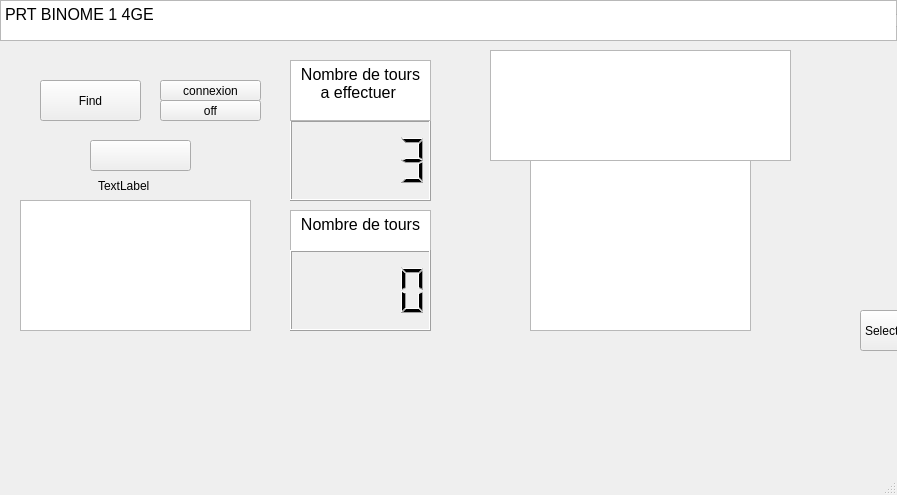
<?xml version="1.0" encoding="UTF-8"?>
<ui version="4.0">
 <class>MainWindow</class>
 <widget class="QMainWindow" name="MainWindow">
  <property name="geometry">
   <rect>
    <x>0</x>
    <y>0</y>
    <width>897</width>
    <height>495</height>
   </rect>
  </property>
  <property name="windowTitle">
   <string>MainWindow</string>
  </property>
  <widget class="QWidget" name="centralwidget">
   <widget class="QComboBox" name="ChoixPoste">
    <property name="geometry">
     <rect>
      <x>860</x>
      <y>310</y>
      <width>111</width>
      <height>41</height>
     </rect>
    </property>
    <item>
     <property name="text">
      <string>Select</string>
     </property>
    </item>
    <item>
     <property name="text">
      <string>1</string>
     </property>
    </item>
    <item>
     <property name="text">
      <string>2</string>
     </property>
    </item>
    <item>
     <property name="text">
      <string>3</string>
     </property>
    </item>
    <item>
     <property name="text">
      <string>4</string>
     </property>
    </item>
    <item>
     <property name="text">
      <string>5</string>
     </property>
    </item>
    <item>
     <property name="text">
      <string>6</string>
     </property>
    </item>
   </widget>
   <widget class="QLCDNumber" name="ToursAFaire">
    <property name="geometry">
     <rect>
      <x>290</x>
      <y>120</y>
      <width>141</width>
      <height>81</height>
     </rect>
    </property>
    <property name="intValue" stdset="0">
     <number>3</number>
    </property>
   </widget>
   <widget class="QPushButton" name="Led">
    <property name="geometry">
     <rect>
      <x>90</x>
      <y>140</y>
      <width>101</width>
      <height>31</height>
     </rect>
    </property>
    <property name="autoFillBackground">
     <bool>true</bool>
    </property>
    <property name="styleSheet">
     <string notr="true"/>
    </property>
    <property name="text">
     <string/>
    </property>
   </widget>
   <widget class="QTextEdit" name="NBTOURS">
    <property name="geometry">
     <rect>
      <x>290</x>
      <y>210</y>
      <width>141</width>
      <height>41</height>
     </rect>
    </property>
    <property name="font">
     <font>
      <pointsize>16</pointsize>
     </font>
    </property>
    <property name="html">
     <string>&lt;!DOCTYPE HTML PUBLIC &quot;-//W3C//DTD HTML 4.0//EN&quot; &quot;http://www.w3.org/TR/REC-html40/strict.dtd&quot;&gt;
&lt;html&gt;&lt;head&gt;&lt;meta name=&quot;qrichtext&quot; content=&quot;1&quot; /&gt;&lt;meta charset=&quot;utf-8&quot; /&gt;&lt;style type=&quot;text/css&quot;&gt;
p, li { white-space: pre-wrap; }
hr { height: 1px; border-width: 0; }
li.unchecked::marker { content: &quot;\2610&quot;; }
li.checked::marker { content: &quot;\2612&quot;; }
&lt;/style&gt;&lt;/head&gt;&lt;body style=&quot; font-family:'Segoe UI'; font-size:16pt; font-weight:400; font-style:normal;&quot;&gt;
&lt;p align=&quot;center&quot; style=&quot; margin-top:0px; margin-bottom:0px; margin-left:0px; margin-right:0px; -qt-block-indent:0; text-indent:0px;&quot;&gt;&lt;span style=&quot; font-size:12pt;&quot;&gt;Nombre de tours&lt;/span&gt;&lt;/p&gt;&lt;/body&gt;&lt;/html&gt;</string>
    </property>
   </widget>
   <widget class="QTextBrowser" name="INSA">
    <property name="geometry">
     <rect>
      <x>490</x>
      <y>50</y>
      <width>301</width>
      <height>111</height>
     </rect>
    </property>
    <property name="html">
     <string>&lt;!DOCTYPE HTML PUBLIC &quot;-//W3C//DTD HTML 4.0//EN&quot; &quot;http://www.w3.org/TR/REC-html40/strict.dtd&quot;&gt;
&lt;html&gt;&lt;head&gt;&lt;meta name=&quot;qrichtext&quot; content=&quot;1&quot; /&gt;&lt;meta charset=&quot;utf-8&quot; /&gt;&lt;style type=&quot;text/css&quot;&gt;
p, li { white-space: pre-wrap; }
hr { height: 1px; border-width: 0; }
li.unchecked::marker { content: &quot;\2610&quot;; }
li.checked::marker { content: &quot;\2612&quot;; }
&lt;/style&gt;&lt;/head&gt;&lt;body style=&quot; font-family:'Segoe UI'; font-size:9pt; font-weight:400; font-style:normal;&quot;&gt;
&lt;p style=&quot; margin-top:0px; margin-bottom:0px; margin-left:0px; margin-right:0px; -qt-block-indent:0; text-indent:0px;&quot;&gt;&lt;img src=&quot;:/prefijoNuevo/insa.png&quot; /&gt;&lt;/p&gt;&lt;/body&gt;&lt;/html&gt;</string>
    </property>
   </widget>
   <widget class="QTextBrowser" name="PROVEL">
    <property name="geometry">
     <rect>
      <x>530</x>
      <y>160</y>
      <width>221</width>
      <height>171</height>
     </rect>
    </property>
    <property name="html">
     <string>&lt;!DOCTYPE HTML PUBLIC &quot;-//W3C//DTD HTML 4.0//EN&quot; &quot;http://www.w3.org/TR/REC-html40/strict.dtd&quot;&gt;
&lt;html&gt;&lt;head&gt;&lt;meta name=&quot;qrichtext&quot; content=&quot;1&quot; /&gt;&lt;meta charset=&quot;utf-8&quot; /&gt;&lt;style type=&quot;text/css&quot;&gt;
p, li { white-space: pre-wrap; }
hr { height: 1px; border-width: 0; }
li.unchecked::marker { content: &quot;\2610&quot;; }
li.checked::marker { content: &quot;\2612&quot;; }
&lt;/style&gt;&lt;/head&gt;&lt;body style=&quot; font-family:'Segoe UI'; font-size:9pt; font-weight:400; font-style:normal;&quot;&gt;
&lt;p style=&quot; margin-top:0px; margin-bottom:0px; margin-left:0px; margin-right:0px; -qt-block-indent:0; text-indent:0px;&quot;&gt;&lt;img src=&quot;:/prefijoNuevo/logo.png&quot; /&gt;&lt;/p&gt;
&lt;p style=&quot;-qt-paragraph-type:empty; margin-top:0px; margin-bottom:0px; margin-left:0px; margin-right:0px; -qt-block-indent:0; text-indent:0px;&quot;&gt;&lt;br /&gt;&lt;/p&gt;&lt;/body&gt;&lt;/html&gt;</string>
    </property>
   </widget>
   <widget class="QTextEdit" name="AFAIRE">
    <property name="geometry">
     <rect>
      <x>290</x>
      <y>60</y>
      <width>141</width>
      <height>61</height>
     </rect>
    </property>
    <property name="font">
     <font>
      <pointsize>16</pointsize>
     </font>
    </property>
    <property name="html">
     <string>&lt;!DOCTYPE HTML PUBLIC &quot;-//W3C//DTD HTML 4.0//EN&quot; &quot;http://www.w3.org/TR/REC-html40/strict.dtd&quot;&gt;
&lt;html&gt;&lt;head&gt;&lt;meta name=&quot;qrichtext&quot; content=&quot;1&quot; /&gt;&lt;meta charset=&quot;utf-8&quot; /&gt;&lt;style type=&quot;text/css&quot;&gt;
p, li { white-space: pre-wrap; }
hr { height: 1px; border-width: 0; }
li.unchecked::marker { content: &quot;\2610&quot;; }
li.checked::marker { content: &quot;\2612&quot;; }
&lt;/style&gt;&lt;/head&gt;&lt;body style=&quot; font-family:'Segoe UI'; font-size:16pt; font-weight:400; font-style:normal;&quot;&gt;
&lt;p align=&quot;center&quot; style=&quot; margin-top:0px; margin-bottom:0px; margin-left:0px; margin-right:0px; -qt-block-indent:0; text-indent:0px;&quot;&gt;&lt;span style=&quot; font-size:12pt;&quot;&gt;Nombre de tours a effectuer &lt;/span&gt;&lt;/p&gt;&lt;/body&gt;&lt;/html&gt;</string>
    </property>
   </widget>
   <widget class="QLCDNumber" name="compteur">
    <property name="geometry">
     <rect>
      <x>290</x>
      <y>250</y>
      <width>141</width>
      <height>81</height>
     </rect>
    </property>
   </widget>
   <widget class="QTextBrowser" name="TITRE">
    <property name="geometry">
     <rect>
      <x>0</x>
      <y>0</y>
      <width>911</width>
      <height>41</height>
     </rect>
    </property>
    <property name="font">
     <font>
      <pointsize>12</pointsize>
     </font>
    </property>
    <property name="autoFillBackground">
     <bool>false</bool>
    </property>
    <property name="styleSheet">
     <string notr="true"/>
    </property>
    <property name="html">
     <string>&lt;!DOCTYPE HTML PUBLIC &quot;-//W3C//DTD HTML 4.0//EN&quot; &quot;http://www.w3.org/TR/REC-html40/strict.dtd&quot;&gt;
&lt;html&gt;&lt;head&gt;&lt;meta name=&quot;qrichtext&quot; content=&quot;1&quot; /&gt;&lt;meta charset=&quot;utf-8&quot; /&gt;&lt;style type=&quot;text/css&quot;&gt;
p, li { white-space: pre-wrap; }
hr { height: 1px; border-width: 0; }
li.unchecked::marker { content: &quot;\2610&quot;; }
li.checked::marker { content: &quot;\2612&quot;; }
&lt;/style&gt;&lt;/head&gt;&lt;body style=&quot; font-family:'Segoe UI'; font-size:12pt; font-weight:400; font-style:normal;&quot;&gt;
&lt;p style=&quot; margin-top:0px; margin-bottom:0px; margin-left:0px; margin-right:0px; -qt-block-indent:0; text-indent:0px;&quot;&gt;PRT BINOME 1 4GE&lt;/p&gt;
&lt;p style=&quot;-qt-paragraph-type:empty; margin-top:0px; margin-bottom:0px; margin-left:0px; margin-right:0px; -qt-block-indent:0; text-indent:0px;&quot;&gt;&lt;br /&gt;&lt;/p&gt;
&lt;p style=&quot;-qt-paragraph-type:empty; margin-top:0px; margin-bottom:0px; margin-left:0px; margin-right:0px; -qt-block-indent:0; text-indent:0px; font-size:14pt;&quot;&gt;&lt;br /&gt;&lt;/p&gt;&lt;/body&gt;&lt;/html&gt;</string>
    </property>
   </widget>
   <widget class="QPushButton" name="Connexion">
    <property name="geometry">
     <rect>
      <x>40</x>
      <y>80</y>
      <width>101</width>
      <height>41</height>
     </rect>
    </property>
    <property name="text">
     <string>Find</string>
    </property>
   </widget>
   <widget class="QListWidget" name="listWidget">
    <property name="geometry">
     <rect>
      <x>20</x>
      <y>200</y>
      <width>231</width>
      <height>131</height>
     </rect>
    </property>
   </widget>
   <widget class="QPushButton" name="on">
    <property name="geometry">
     <rect>
      <x>160</x>
      <y>80</y>
      <width>101</width>
      <height>21</height>
     </rect>
    </property>
    <property name="text">
     <string>connexion</string>
    </property>
   </widget>
   <widget class="QPushButton" name="off">
    <property name="geometry">
     <rect>
      <x>160</x>
      <y>100</y>
      <width>101</width>
      <height>21</height>
     </rect>
    </property>
    <property name="text">
     <string>off</string>
    </property>
   </widget>
   <widget class="QLabel" name="label">
    <property name="geometry">
     <rect>
      <x>98</x>
      <y>176</y>
      <width>71</width>
      <height>20</height>
     </rect>
    </property>
    <property name="text">
     <string>TextLabel</string>
    </property>
   </widget>
  </widget>
  <widget class="QStatusBar" name="statusbar"/>
 </widget>
 <resources/>
 <connections/>
</ui>
